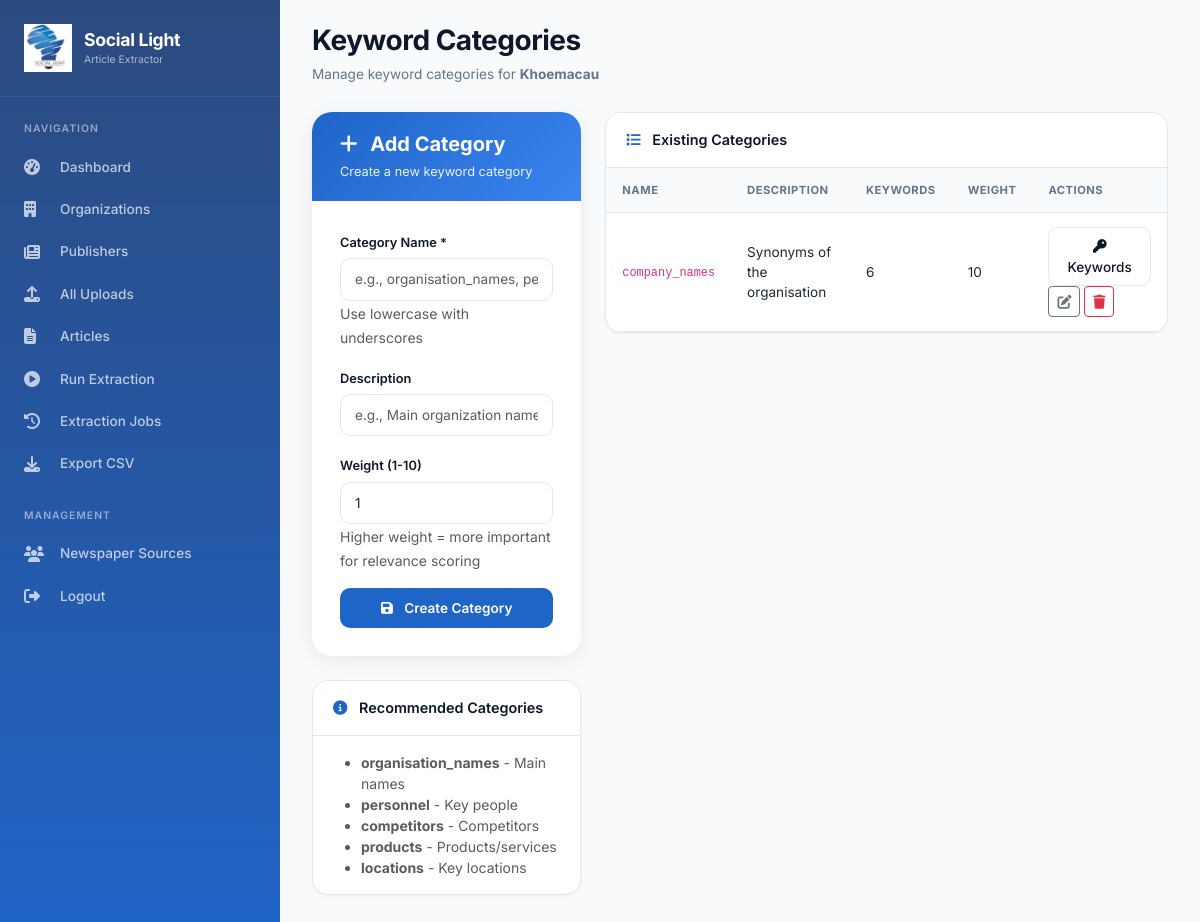
The page /organisations/1/categories/ (signed in) on the database its author committed.
### organisations/models.py (models this page shows, shortened)
class Organisation(models.Model):
    name = models.CharField(max_length=200, unique=True)
    description = models.TextField(blank=True, null=True)
    created_at = models.DateTimeField(auto_now_add=True)

class KeywordCategory(models.Model):
    organisation = models.ForeignKey(Organisation, on_delete=models.CASCADE, related_name='keyword_categories')
    name = models.CharField(max_length=100)
    description = models.CharField(max_length=200, blank=True, null=True)
    weight = models.IntegerField(default=1)
    class Meta:
        unique_together = ['organisation', 'name']

### organisations/views.py (the view)
# urls.py: path('<int:organisation_id>/categories/', views.keyword_categories, name='keyword_categories'),
@staff_member_required
def keyword_categories(request, organisation_id):
    organisation = get_object_or_404(Organisation, id=organisation_id)
    categories = organisation.keyword_categories.all()
    if request.method == 'POST':
        form = KeywordCategoryForm(request.POST)
        if form.is_valid():
            category = form.save(commit=False)
            category.organisation = organisation
            category.save()
            messages.success(request, f'Category "{category.name}" added!')
            return redirect('organisations:keyword_categories', organisation_id=organisation.id)
    else:
        form = KeywordCategoryForm()
    return render(request, 'organisations/categories.html', {
        'organisation': organisation,
        'categories': categories,
        'form': form
    })

### organisations/forms.py
class KeywordCategoryForm(forms.ModelForm):
    class Meta:
        model = KeywordCategory
        fields = ['name', 'description', 'weight']
        widgets = {
            'name': forms.TextInput(attrs={'class': 'form-control'}),
            'description': forms.TextInput(attrs={'class': 'form-control'}),
            'weight': forms.NumberInput(attrs={'class': 'form-control'}),
        }

### templates/organisations/categories.html (shortened to what this page needs)
{% extends 'base.html' %}
{% block content %}
<div class="page-header">
    <h1>Keyword Categories</h1>
    <p>Manage keyword categories for <strong>{{ organisation.name }}</strong></p>
</div>
<div class="row">
    <div class="col-md-4">
        <div class="form-card">
            <div class="form-card-header">
                <h4><i class="fas fa-plus me-2"></i> Add Category</h4>
                <p>Create a new keyword category</p>
            </div>
            <div class="form-card-body">
                <form method="post">
                    <div class="mb-3">
                        <label class="form-label">Category Name *</label>
                        <input type="text" name="name" class="form-control" required placeholder="e.g., organisation_names, personnel">
                        <small class="text-muted">Use lowercase with underscores</small>
                    </div>
                    <div class="mb-3">
                        <label class="form-label">Description</label>
                        <input type="text" name="description" class="form-control" placeholder="e.g., Main organization names">
                    </div>
                    <div class="mb-3">
                        <label class="form-label">Weight (1-10)</label>
                        <input type="number" name="weight" class="form-control" value="1" min="1" max="10">
                        <small class="text-muted">Higher weight = more important for relevance scoring</small>
                    </div>
                    <button type="submit" class="btn btn-primary w-100">
                        <i class="fas fa-save me-2"></i> Create Category
                    </button>
                </form>
            </div>
        </div>
        <div class="section-card mt-4">
            <div class="section-header">
                <i class="fas fa-info-circle"></i> Recommended Categories
            </div>
            <div class="p-3">
                <ul class="small text-muted mb-0">
                    <li><strong>organisation_names</strong> - Main names</li>
                    <li><strong>personnel</strong> - Key people</li>
                    <li><strong>competitors</strong> - Competitors</li>
                    <li><strong>products</strong> - Products/services</li>
                    <li><strong>locations</strong> - Key locations</li>
                </ul>
            </div>
        </div>
    </div>
    <div class="col-md-8">
        <div class="section-card">
            <div class="section-header">
                <i class="fas fa-list"></i> Existing Categories
            </div>
            <div class="table-responsive">
                <table class="data-table">
                    <thead>
                        <tr>
                            <th>Name</th>
                            <th>Description</th>
                            <th>Keywords</th>
                            <th>Weight</th>
                            <th>Actions</th>
                        </tr>
                    </thead>
                    <tbody>
                        {% for cat in categories %}
                        <tr>
                            <td><code>{{ cat.name }}</code></td>
                            <td>{{ cat.description|default:"-" }}</td>
                            <td>{{ cat.keywords.count }}</td>
                            <td>{{ cat.weight }}</td>
                            <td>
                                <a href="{% url 'organisations:category_keywords' cat.id %}" class="btn btn-sm btn-outline-primary">
                                    <i class="fas fa-key"></i> Keywords
                                </a>
                                <a href="{% url 'organisations:edit_category' cat.id %}" class="btn btn-sm btn-outline-secondary">
                                    <i class="fas fa-edit"></i>
                                </a>
                                <a href="{% url 'organisations:delete_category' cat.id %}" class="btn btn-sm btn-outline-danger" onclick="return confirm('Delete this category?')">
                                    <i class="fas fa-trash"></i>
                                </a>
                            </td>
                        </tr>
                        {% empty %}
                        <tr>
                            <td colspan="5" class="text-center py-4 text-muted">No categories yet. Create your first category.</td>
                        </tr>
                        {% endfor %}
                    </tbody>
                </table>
            </div>
        </div>
    </div>
</div>
{% endblock %}

### templates/base.html (style rules this page uses)
* { margin: 0; padding: 0; box-sizing: border-box; }
body { font-family: 'Inter', -apple-system, BlinkMacSystemFont, 'Segoe UI', Roboto, sans-serif; background-color: #f8fafc; overflow-x: hidden; }
.page-header { margin-bottom: 28px; }
.page-header h1 { font-size: 1.75rem; font-weight: 700; color: #0f172a; margin: 0; letter-spacing: -0.5px; }
.page-header p { color: #64748b; font-size: 0.85rem; margin: 6px 0 0; }
.section-card { background: white; border-radius: 16px; box-shadow: 0 1px 3px rgba(0,0,0,0.05); border: 1px solid #e2e8f0; margin-bottom: 24px; overflow: hidden; }
.section-header { padding: 16px 20px; border-bottom: 1px solid #e2e8f0; background: white; font-weight: 600; font-size: 0.9rem; color: #0f172a; }
.section-header i { margin-right: 8px; color: #1F64C7; }
.form-card { background: white; border-radius: 20px; box-shadow: 0 4px 20px rgba(0,0,0,0.08); border: none; overflow: hidden; }
.form-card-header { background: linear-gradient(135deg, #1F64C7 0%, #3B85F0 100%); padding: 20px 28px; color: white; }
.form-card-header h4 { font-size: 1.25rem; font-weight: 700; margin: 0; }
.form-card-header p { font-size: 0.8rem; opacity: 0.9; margin: 6px 0 0; }
.form-card-body { padding: 28px; }
.form-label { font-weight: 600; font-size: 0.8rem; color: #0f172a; margin-bottom: 6px; }
.form-control, .form-select { border-radius: 10px; border: 1.5px solid #e2e8f0; padding: 10px 14px; font-size: 0.85rem; transition: all 0.2s; }
.btn-primary { background: #1F64C7; border: none; padding: 10px 20px; font-size: 0.85rem; font-weight: 600; border-radius: 10px; transition: all 0.2s; }
.btn-outline-primary { border: 1.5px solid #e2e8f0; background: white; color: #0f172a; padding: 8px 16px; font-size: 0.85rem; font-weight: 500; border-radius: 10px; }
.data-table { width: 100%; }
.data-table th { font-size: 0.7rem; font-weight: 700; text-transform: uppercase; letter-spacing: 0.5px; color: #64748b; padding: 14px 16px; background: #f8fafc; border-bottom: 1px solid #e2e8f0; }
.data-table td { padding: 14px 16px; font-size: 0.85rem; border-bottom: 1px solid #e2e8f0; color: #1e293b; }

### rows shown on the page
Organisation: name "Khoemacau"
KeywordCategory: name "company_names", description "Synonyms of the organisation", keywords.count "6", weight "10"
